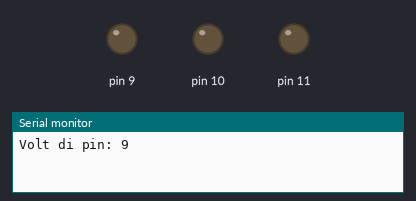
Bench run of a sketch on a simulated Arduino Uno, built with avr-gcc and run on an emulated ATmega328P. Parts: output pins drawn as LEDs (lit = HIGH), the last lines printed to the serial monitor.

Above: at 0.1 s.
At 4.61 s:
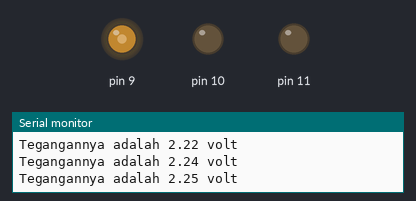
At 9.0 s:
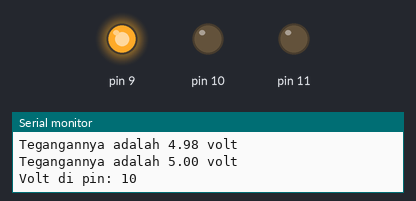
At 16.04 s:
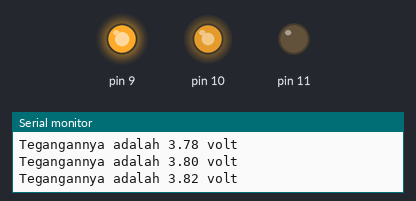
At 26.9 s:
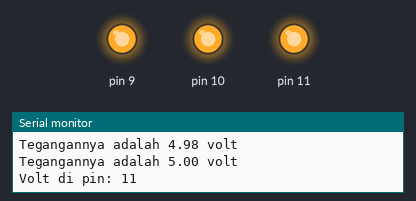
At 35.8 s:
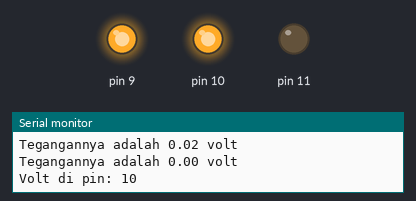
Timing chart, 0 to 40.0 s (numbered marks = the images above):
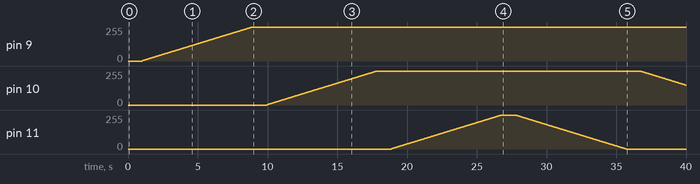

The sketch:

2-11-21_Arduino_Blinking_LED_using_PWM.ino
```cpp
/*
 * PWM meurupakan kepanjangan dari Pulse Width Modulation,
 * merupakan pin yang mana nilai dari keluaran dapat diatur dari 0 hingga 255.
 * Pin PWM ditandai dengan tanda "~".
*/


// Inisialisasi pin PWM Arduino yang akan dipakai
int lampuMerah = 9, lampuKuning = 10, lampuHijau = 11;

// Deklarasi variabel
int nilai;

void setup() {
  Serial.begin(9600);

  // Deklarasi Input/Output dengan perulangan (for)
  for(nilai = 9; nilai <= 11; nilai++){
    pinMode(nilai, OUTPUT);
  }
}

void loop() {
  // Perulangan untuk menyalakan LED secara berurutan dari pin 9 hingga 11
  for(int i = 9; i <= 11; i++){
    Serial.print("Volt di pin: " + String(i));
    delay(1000);
    for(nilai = 0; nilai <= 255; nilai++){ // Perulangan untuk mengatur PWM naik pada pin ke-i mulai dari 0 hingga 255
      analogWrite(i, nilai);
      float volt = 0.019607 * nilai;
      Serial.println("Tegangannya adalah " + String(volt) + " volt"); // Menampilkan tegangan pada pin ke-i
      delay(10);
    }
  }

  // Perulangan untuk menyalakan LED secara berurutan dari pin 11 hingga 9
  for(int i = 11; i >= 9; i--){
    Serial.print("Volt di pin: " + String(i));
    delay(1000);
    for(nilai = 255; nilai >= 0; nilai--){ // Perulangan untuk mengatur PWM turun pada pin ke-i mulai dari 255 hingga 0
       analogWrite(i, nilai);
       float volt = 0.019607 * nilai;
       Serial.println("Tegangannya adalah " + String(volt) + " volt"); // Menampilkan tegangan pada pin ke-i
       delay(10);
    }
  }

}
```

Measured:
- by itself, pin 9: moves from 0/255 to 255/255 over 7.9 s
- by itself, pin 10: rises from 0/255 to 255/255 in 7.9 s, then falls to 149/255 in 22.2 s
- by itself, pin 11: rises from 0/255 to 255/255 in 7.9 s, then falls to 0/255 in 8.9 s
